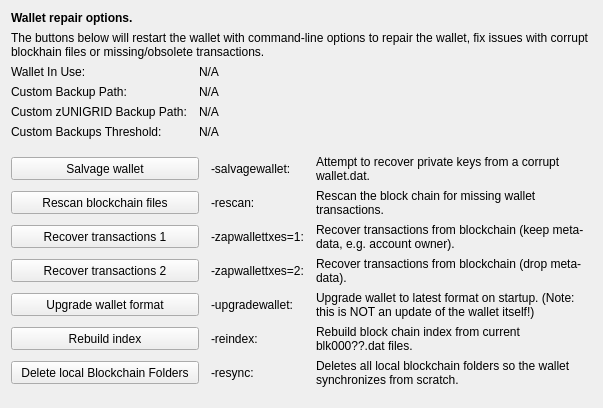
     <widget class="QWidget" name="tab_repair">
      <attribute name="title">
       <string>&amp;Wallet Repair</string>
      </attribute>
      <layout class="QGridLayout" name="gridLayout_4" columnstretch="0,0,0,0">
       <property name="horizontalSpacing">
        <number>12</number>
       </property>
       <item row="0" column="0" colspan="4">
        <widget class="QLabel" name="label_repair_header">
         <property name="font">
          <font>
           <weight>75</weight>
           <bold>true</bold>
          </font>
         </property>
         <property name="text">
          <string>Wallet repair options.</string>
         </property>
        </widget>
       </item>
       <item row="1" column="0" colspan="4">
        <widget class="QLabel" name="label_repair_helptext">
         <property name="font">
          <font>
           <weight>50</weight>
           <bold>false</bold>
          </font>
         </property>
         <property name="text">
          <string>The buttons below will restart the wallet with command-line options to repair the wallet, fix issues with corrupt blockhain files or missing/obsolete transactions.</string>
         </property>
         <property name="wordWrap">
          <bool>true</bool>
         </property>
        </widget>
       </item>
       <item row="2" column="0">
        <widget class="QLabel" name="wallet_path_label">
         <property name="text">
          <string>Wallet In Use:</string>
         </property>
        </widget>
       </item>
       <item row="2" column="1" colspan="3">
        <widget class="QLabel" name="wallet_path">
         <property name="cursor">
          <cursorShape>IBeamCursor</cursorShape>
         </property>
         <property name="text">
          <string>N/A</string>
         </property>
         <property name="textFormat">
          <enum>Qt::PlainText</enum>
         </property>
         <property name="textInteractionFlags">
          <set>Qt::LinksAccessibleByMouse|Qt::TextSelectableByKeyboard|Qt::TextSelectableByMouse</set>
         </property>
        </widget>
       </item>
       <item row="3" column="0">
        <widget class="QLabel" name="wallet_custombackuppath_label">
         <property name="text">
          <string>Custom Backup Path:</string>
         </property>
         <property name="visible">
          <bool>false</bool>
         </property>
        </widget>
       </item>
       <item row="3" column="1" colspan="3">
        <widget class="QLabel" name="wallet_custombackuppath">
         <property name="cursor">
          <cursorShape>IBeamCursor</cursorShape>
         </property>
         <property name="text">
          <string>N/A</string>
         </property>
         <property name="textFormat">
          <enum>Qt::PlainText</enum>
         </property>
         <property name="textInteractionFlags">
          <set>Qt::LinksAccessibleByMouse|Qt::TextSelectableByKeyboard|Qt::TextSelectableByMouse</set>
         </property>
         <property name="visible">
          <bool>false</bool>
         </property>
        </widget>
       </item>
       <item row="4" column="0">
        <widget class="QLabel" name="wallet_customzpivbackuppath_label">
         <property name="text">
          <string>Custom zUNIGRID Backup Path:</string>
         </property>
         <property name="visible">
          <bool>false</bool>
         </property>
        </widget>
       </item>
       <item row="4" column="1" colspan="3">
        <widget class="QLabel" name="wallet_customzpivbackuppath">
         <property name="cursor">
          <cursorShape>IBeamCursor</cursorShape>
         </property>
         <property name="text">
          <string>N/A</string>
         </property>
         <property name="textFormat">
          <enum>Qt::PlainText</enum>
         </property>
         <property name="textInteractionFlags">
          <set>Qt::LinksAccessibleByMouse|Qt::TextSelectableByKeyboard|Qt::TextSelectableByMouse</set>
         </property>
         <property name="visible">
          <bool>false</bool>
         </property>
        </widget>
       </item>
       <item row="5" column="0">
        <widget class="QLabel" name="wallet_custombackupthreshold_label">
         <property name="text">
          <string>Custom Backups Threshold:</string>
         </property>
         <property name="visible">
          <bool>false</bool>
         </property>
        </widget>
       </item>
       <item row="5" column="1" colspan="3">
        <widget class="QLabel" name="wallet_custombackupthreshold">
         <property name="cursor">
          <cursorShape>IBeamCursor</cursorShape>
         </property>
         <property name="text">
          <string>N/A</string>
         </property>
         <property name="textFormat">
          <enum>Qt::PlainText</enum>
         </property>
         <property name="textInteractionFlags">
          <set>Qt::LinksAccessibleByMouse|Qt::TextSelectableByKeyboard|Qt::TextSelectableByMouse</set>
         </property>
         <property name="visible">
          <bool>false</bool>
         </property>
        </widget>
       </item>
       <item row="6" column="0">
        <spacer name="verticalSpacer_repair1">
         <property name="orientation">
          <enum>Qt::Vertical</enum>
         </property>
         <property name="sizeHint" stdset="0">
          <size>
           <width>10</width>
           <height>10</height>
          </size>
         </property>
        </spacer>
       </item>
       <item row="7" column="0" colspan="2">
        <widget class="QPushButton" name="btn_salvagewallet">
         <property name="minimumSize">
          <size>
           <width>100</width>
           <height>23</height>
          </size>
         </property>
         <property name="text">
          <string>Salvage wallet</string>
         </property>
        </widget>
       </item>
       <item row="7" column="2">
        <widget class="QLabel" name="label_repair_salvage_command">
         <property name="text">
          <string notr="true">-salvagewallet:</string>
         </property>
        </widget>
       </item>
       <item row="7" column="3">
        <widget class="QLabel" name="label_repair_salvage">
         <property name="text">
          <string>Attempt to recover private keys from a corrupt wallet.dat.</string>
         </property>
         <property name="wordWrap">
          <bool>true</bool>
         </property>
        </widget>
       </item>
       <item row="8" column="0" colspan="2">
        <widget class="QPushButton" name="btn_rescan">
         <property name="minimumSize">
          <size>
           <width>100</width>
           <height>23</height>
          </size>
         </property>
         <property name="text">
          <string>Rescan blockchain files</string>
         </property>
        </widget>
       </item>
       <item row="8" column="2">
        <widget class="QLabel" name="label_repair_rescan_command">
         <property name="text">
          <string notr="true">-rescan:</string>
         </property>
        </widget>
       </item>
       <item row="8" column="3">
        <widget class="QLabel" name="label_repair_rescan">
         <property name="text">
          <string>Rescan the block chain for missing wallet transactions.</string>
         </property>
         <property name="wordWrap">
          <bool>true</bool>
         </property>
        </widget>
       </item>
       <item row="9" column="0" colspan="2">
        <widget class="QPushButton" name="btn_zapwallettxes1">
         <property name="minimumSize">
          <size>
           <width>100</width>
           <height>23</height>
          </size>
         </property>
         <property name="text">
          <string>Recover transactions 1</string>
         </property>
        </widget>
       </item>
       <item row="9" column="2">
        <widget class="QLabel" name="label_repair_zap1_command">
         <property name="text">
          <string notr="true">-zapwallettxes=1:</string>
         </property>
        </widget>
       </item>
       <item row="9" column="3">
        <widget class="QLabel" name="label_repair_zap1">
         <property name="text">
          <string>Recover transactions from blockchain (keep meta-data, e.g. account owner).</string>
         </property>
         <property name="wordWrap">
          <bool>true</bool>
         </property>
        </widget>
       </item>
       <item row="10" column="0" colspan="2">
        <widget class="QPushButton" name="btn_zapwallettxes2">
         <property name="minimumSize">
          <size>
           <width>100</width>
           <height>23</height>
          </size>
         </property>
         <property name="text">
          <string>Recover transactions 2</string>
         </property>
        </widget>
       </item>
       <item row="10" column="2">
        <widget class="QLabel" name="label_repair_zap2_command">
         <property name="text">
          <string notr="true">-zapwallettxes=2:</string>
         </property>
        </widget>
       </item>
       <item row="10" column="3">
        <widget class="QLabel" name="label_repair_zap2">
         <property name="text">
          <string>Recover transactions from blockchain (drop meta-data).</string>
         </property>
         <property name="wordWrap">
          <bool>true</bool>
         </property>
        </widget>
       </item>
       <item row="11" column="0" colspan="2">
        <widget class="QPushButton" name="btn_upgradewallet">
         <property name="minimumSize">
          <size>
           <width>100</width>
           <height>23</height>
          </size>
         </property>
         <property name="text">
          <string>Upgrade wallet format</string>
         </property>
        </widget>
       </item>
       <item row="11" column="2">
        <widget class="QLabel" name="label_repair_upgrade_command">
         <property name="text">
          <string notr="true">-upgradewallet:</string>
         </property>
        </widget>
       </item>
       <item row="11" column="3">
        <widget class="QLabel" name="label_repair_upgrade">
         <property name="text">
          <string>Upgrade wallet to latest format on startup. (Note: this is NOT an update of the wallet itself!)</string>
         </property>
         <property name="wordWrap">
          <bool>true</bool>
         </property>
        </widget>
       </item>
       <item row="12" column="0" colspan="2">
        <widget class="QPushButton" name="btn_reindex">
         <property name="minimumSize">
          <size>
           <width>100</width>
           <height>23</height>
          </size>
         </property>
         <property name="text">
          <string>Rebuild index</string>
         </property>
        </widget>
       </item>
       <item row="12" column="2">
        <widget class="QLabel" name="label_repair_reindex_command">
         <property name="text">
          <string notr="true">-reindex:</string>
         </property>
        </widget>
       </item>
       <item row="12" column="3">
        <widget class="QLabel" name="label_repair_reindex">
         <property name="text">
          <string>Rebuild block chain index from current blk000??.dat files.</string>
         </property>
         <property name="wordWrap">
          <bool>true</bool>
         </property>
        </widget>
       </item>
       <item row="13" column="0" colspan="2">
        <widget class="QPushButton" name="btn_resync">
         <property name="minimumSize">
          <size>
           <width>100</width>
           <height>23</height>
          </size>
         </property>
         <property name="text">
          <string>Delete local Blockchain Folders</string>
         </property>
        </widget>
       </item>
       <item row="13" column="2">
        <widget class="QLabel" name="label_repair_resync_command">
         <property name="text">
          <string>-resync:</string>
         </property>
        </widget>
       </item>
       <item row="13" column="3">
        <widget class="QLabel" name="label_repair_resync">
         <property name="text">
          <string>Deletes all local blockchain folders so the wallet synchronizes from scratch.</string>
         </property>
         <property name="wordWrap">
          <bool>true</bool>
         </property>
        </widget>
       </item>
       <item row="14" column="0">
        <spacer name="verticalSpacer_repair2">
         <property name="orientation">
          <enum>Qt::Vertical</enum>
         </property>
         <property name="sizeHint" stdset="0">
          <size>
           <width>20</width>
           <height>10</height>
          </size>
         </property>
        </spacer>
       </item>
      </layout>
     </widget>
